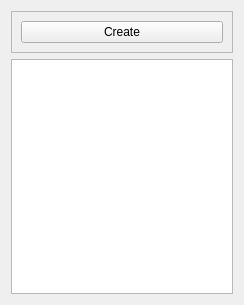
<?xml version="1.0" encoding="UTF-8"?>
<ui version="4.0">
 <class>AlbumListWidget</class>
 <widget class="QWidget" name="AlbumListWidget">
  <property name="geometry">
   <rect>
    <x>0</x>
    <y>0</y>
    <width>244</width>
    <height>305</height>
   </rect>
  </property>
  <property name="windowTitle">
   <string>Form</string>
  </property>
  <layout class="QVBoxLayout" name="verticalLayout">
   <item>
    <widget class="QFrame" name="frame">
     <property name="frameShape">
      <enum>QFrame::StyledPanel</enum>
     </property>
     <property name="frameShadow">
      <enum>QFrame::Raised</enum>
     </property>
     <layout class="QHBoxLayout" name="horizontalLayout">
      <item>
       <widget class="QPushButton" name="createAlbumButton">
        <property name="text">
         <string>Create</string>
        </property>
       </widget>
      </item>
     </layout>
    </widget>
   </item>
   <item>
    <widget class="QListView" name="albumList"/>
   </item>
  </layout>
 </widget>
 <resources/>
 <connections/>
</ui>
